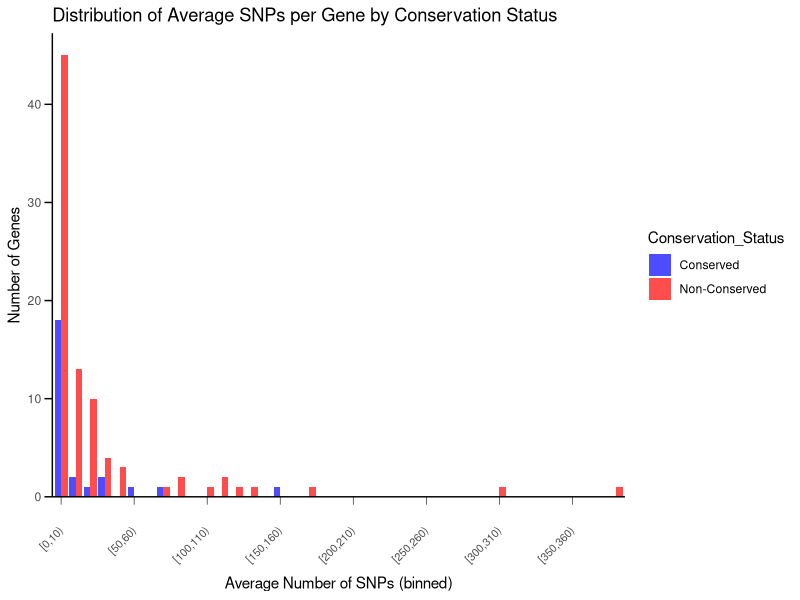
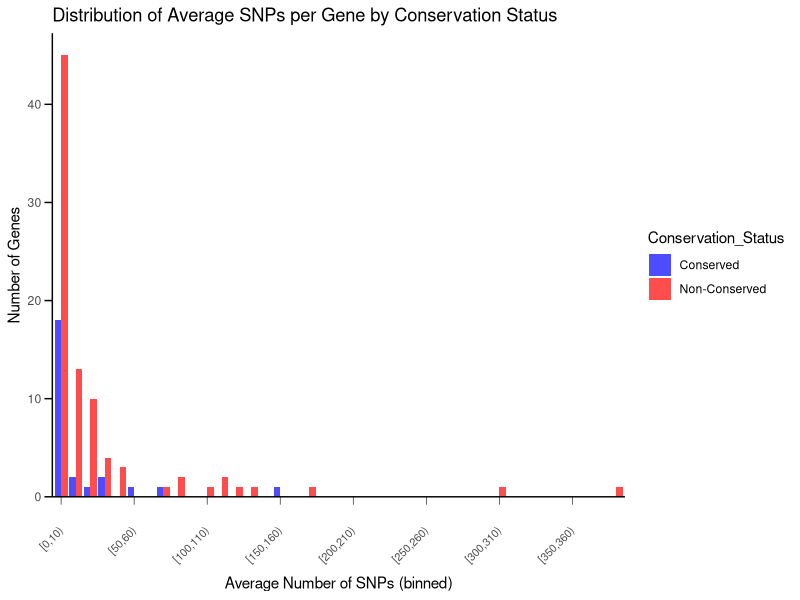

The R source for these figures, in order:
###############################################################################
# Author: Kylee Duczyminski
# About: Compare how many of the 112 published imprinted genes have SNPs we can
# identify between 129 x JF1
# Input: data/raw/HIP_RNA-NumSNPs.csv
#        data/processed/HIP_RNA-AlSp_parentalASE_imprinting_analysis.csv
# Output: data/processed/HIP_RNA-NumSNPsAnalysis.csv
###############################################################################

# Load libraries ----------------------------------------------------------
library(readr)
library(dplyr)
library(tidyr)

# Set working directory
setwd("/Users/kyleeduczyminski/Documents/Iwase-Lab/Kylee-Project")

# Load in data
num_snps <- read_csv("data/raw/HIP_RNA-NumSNPs.csv")
gene_list <- read_csv("data/processed/HIP_RNA-AlSp_parentalASE_imprinting_analysis.csv")

# Merge datasets to compare the number of SNPs for imprinted vs non-imprinted genes
analysis_data <- gene_list %>%
  select(Gene_Name, Overall_Expression_Status, Data_Matching) %>%
  left_join(num_snps, by = "Gene_Name")

# Select sample columns
old_names <- c("1_S245", "2_S246", "3_S247", "4_S248", "5_S249", "6_S250", 
               "7_S251", "8_S252", "9_S253", "10_S254", "11_S255", "12_S256")

new_names <- c("WT_F1", "HT_F1", "HT_F2", "KO_M3", "WT_M1", "WT_M2", 
               "HT_F3", "WT_F2", "WT_F3", "KO_M1", "WT_M3", "KO_M2")

# Rename columns manually
colnames(analysis_data)[match(old_names, colnames(analysis_data))] <- new_names

# Organize the columns by genotype and number: WT_M, WT_F, HT_F, KO_M
ordered_columns <- c("WT_M1", "WT_M2", "WT_M3", "WT_F1", "WT_F2", "WT_F3", 
                     "HT_F1", "HT_F2", "HT_F3", "KO_M1", "KO_M2", "KO_M3")
analysis_data <- analysis_data %>% select(Gene_Name, Overall_Expression_Status, Data_Matching, all_of(ordered_columns))

# Select only the sample columns (exclude Gene_Name)
sample_columns <- analysis_data %>% select(all_of(ordered_columns))

# Convert all NA values to 0 in analysis_data
analysis_data[is.na(analysis_data)] <- 0

# Sum the number of SNPs for each gene across all samples
analysis_data <- analysis_data %>%
  rowwise() %>%
  mutate(Total_SNPs = sum(c_across(all_of(ordered_columns))))

# Average the number of SNPs that were used across all 12 samples for each gene
analysis_data <- analysis_data %>%
  rowwise() %>%
  mutate(Avg_SNPs = round(mean(c_across(all_of(ordered_columns)))))

# Sort the rows in ascending order from lowest Avg_SNPs to highest Avg_SNPs
analysis_data <- analysis_data %>%
  arrange(Total_SNPs)

# Generate one histogram that shows the average SNPs (y-axis), binned in groups of 10 SNPs (i.e., 20-29, 30-39) and number of genes (x-axis) for both conserved and nonconserved dataframes (use different colors for each, make the colors transparent so we can see the overlap). Save as a figure. [FIG1]
# Create bins for average SNPs
analysis_data <- analysis_data %>%
  mutate(SNP_Bin = cut(Avg_SNPs, breaks = seq(0, max(Avg_SNPs) + 10, by = 10), right = FALSE))

# Count the number of genes in each SNP bin for conserved and non-conserved genes. Conserved if Data_Matching == "Yes", non-conserved if Data_Matching == "No" or "Inconsistent"
bin_counts <- analysis_data %>%
  mutate(Conservation_Status = case_when(
    Data_Matching == "Yes" ~ "Conserved",
    Data_Matching %in% c("No", "Inconsistent") ~ "Non-Conserved",
    TRUE ~ NA_character_
  )) %>%
  group_by(SNP_Bin, Conservation_Status) %>%
  summarise(Gene_Count = n(), .groups = 'drop') %>%
  # Create all combinations of SNP_Bin and Conservation_Status
  complete(SNP_Bin, Conservation_Status, fill = list(Gene_Count = 0))


# Create a histogram
library(ggplot2)

ggplot(bin_counts, aes(x = SNP_Bin, y = Gene_Count, fill = Conservation_Status)) +
  geom_bar(stat = "identity", position = "dodge", alpha = 0.7) +
  labs(title = "Distribution of Average SNPs per Gene by Conservation Status",
       x = "Average Number of SNPs (binned)",
       y = "Number of Genes") +
  scale_fill_manual(values = c("Conserved" = "blue", "Non-Conserved" = "red")) +
  scale_x_discrete(breaks = function(x) x[seq(1, length(x), by = 5)]) +
  scale_y_continuous(expand = expansion(mult = c(0, 0.05))) +
  theme_minimal() +
  theme(
    panel.grid.major.y = element_blank(),
    panel.grid.minor.y = element_blank(),
    panel.grid.major.x = element_blank(),
    axis.line = element_line(color = "black", size = 0.5),
    axis.text.x = element_text(angle = 45, hjust = 1, vjust = 0.5, size = 8),
    axis.title.x = element_text(margin = margin(t = 20)),
    axis.ticks = element_line(color = "black"),
    axis.ticks.length = unit(0.2, "cm"),
    axis.ticks.x = element_line(color = "black", linewidth = 0.2)
  )

# Save this histogram as a .pdf
ggsave("figures/HIP_RNA-NumSNPs_Histogram.pdf", width = 8, height = 6)

# Save the analysis_data dataframe as a .csv file in the processed data folder
write_csv(analysis_data, "data/processed/HIP_RNA-NumSNPsAnalysis.csv")
